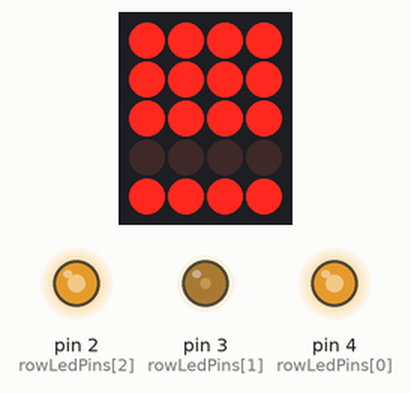
Simulated run of this sketch. Board: Arduino Uno, built with avr-gcc and run on an emulated ATmega328P. On the bench: 4×5 LED matrix, output pins drawn as LEDs (lit = HIGH). Wiring (inferred from the names in the program): LED matrix (orientation assumed): rows pin 13, pin 12, pin 11, pin 10, pin 9; columns pin 8, pin 7, pin 6, pin 5. Pins used as bus, display or sensor lines are not drawn.

Above: at 1.21 s.
At 4.31 s:
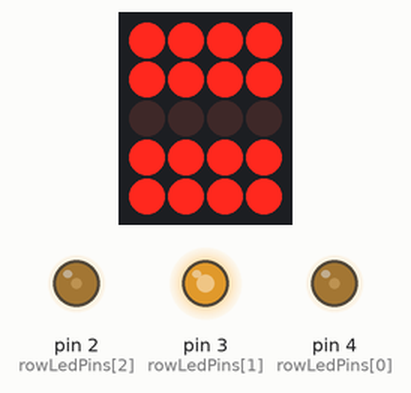
At 8.81 s:
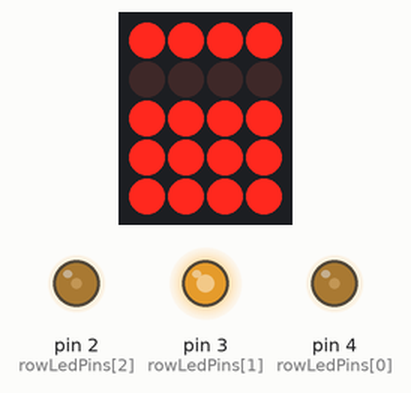
At 17.11 s:
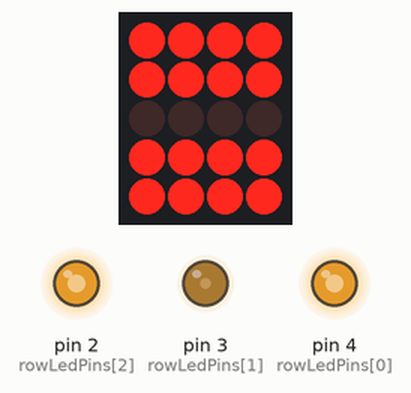
At 26.81 s:
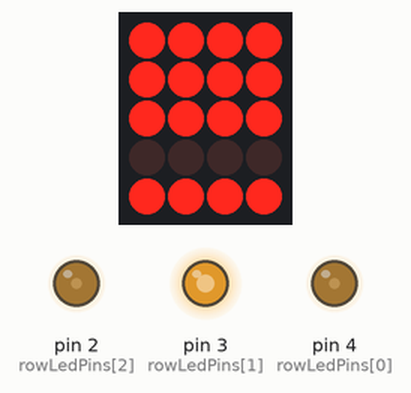
At 35.32 s:
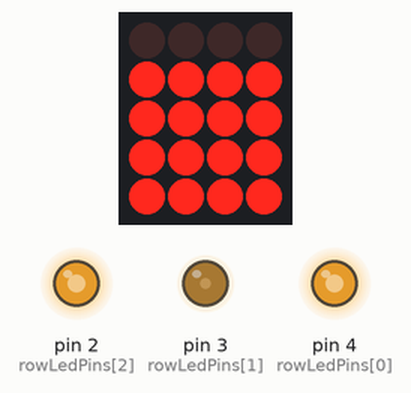
Timing chart, 0 to 40.0 s (numbered marks = the images above):
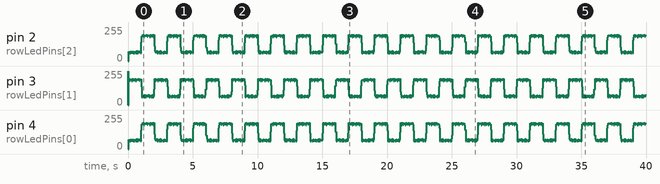

The sketch:

BlinkSquareDirect.ino
```cpp
/*
 */

#define NUM_LEDS 5
const int NUM_COLS = 4;
const int NUM_ROWS = 3;

// constants won't change. Used here to set a pin number :
const int ledPins[NUM_LEDS] = {13,12,11,10,9};

const int colLedPins[] = {8,7,6,5};
const int rowLedPins[] = {4,3,2};

const long interval = 100;           // interval at which to blink (milliseconds)
unsigned long nextBlinkTime = 0;        // will store next time to update LED

bool ledValues[NUM_LEDS];

int darkLed = 0;
int inc = 1;

void setup() {
  // set the digital pins as output:
  for(int index = 0; index < NUM_LEDS; index++)
  {
    pinMode(ledPins[index], OUTPUT);
  }

  for(int index = 0; index < NUM_COLS; index++)
    pinMode(colLedPins[index], OUTPUT);
  for(int index = 0; index < NUM_ROWS; index++)
    pinMode(rowLedPins[index], OUTPUT);
}

void setLeds(bool values[NUM_LEDS])
{
    for(int index = 0; index < NUM_LEDS; index++)
    {
      digitalWrite(ledPins[index], values[index] ? LOW : HIGH);
    }
}

void setRow(int rowIndex, unsigned char bitmask)
{
  // first turn off all rows
  for(int index = 0; index < NUM_COLS; index++)
  {
    digitalWrite(colLedPins[index], HIGH);
  }

  for(int colIndex = 0; colIndex < NUM_ROWS; colIndex++)
  {
    digitalWrite(rowLedPins[colIndex], bitmask & 0x01 ? HIGH : LOW);
    bitmask >>= 1;
  }

  // now activate the row
  digitalWrite(colLedPins[rowIndex], LOW);

}

const int nextRowInterval = 2;
unsigned long nextRowTime = 0;
int currRow = 0;
unsigned char rowVals[] = { 0b101, 0b000, 0b101, 0b111 };


const int updatePatternInterval = 1000;
unsigned long nextPatternTime = 0;

void updatePattern()
{
  for(int rowIndex = 0; rowIndex < NUM_COLS; rowIndex++)
  {
      rowVals[rowIndex] = ~rowVals[rowIndex];
  }
}

void loop()
{
  // check to see if it's time to blink the LED; that is, if the
  // difference between the current time and last time you blinked
  // the LED is bigger than the interval at which you want to
  // blink the LED.
  unsigned long currentMillis = millis();

  if(currentMillis > nextPatternTime)
  {
    updatePattern();
    nextPatternTime += updatePatternInterval;
  }

  if(currentMillis > nextRowTime)
  {
    currRow = (currRow+1) % NUM_COLS;
    setRow(currRow, rowVals[currRow]);
    nextRowTime = currentMillis + nextRowInterval;
  }


  if(currentMillis > nextBlinkTime)
  {
    nextBlinkTime += interval;

    for(int index = 0; index < NUM_LEDS; index++)
    {
      digitalWrite(ledPins[index], (index==darkLed)?LOW:HIGH);
    }

    for(int index = 0; index < NUM_LEDS; index++)
    {
      ledValues[index] = index == darkLed;
    }
    setLeds(ledValues);

    darkLed += inc;
    if(darkLed < 0)
    {
      darkLed = 1;
      inc = 1;
    }
    else if(darkLed >= NUM_LEDS)
    {
      darkLed = NUM_LEDS-2;
      inc = -1;
    }
  }
}
```
